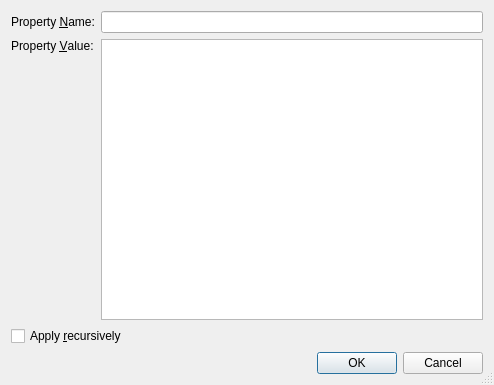
<ui version="4.0" >
 <class>SvnPropSetDialog</class>
 <widget class="QDialog" name="SvnPropSetDialog" >
  <property name="geometry" >
   <rect>
    <x>0</x>
    <y>0</y>
    <width>494</width>
    <height>385</height>
   </rect>
  </property>
  <property name="windowTitle" >
   <string>Set Subversion Property</string>
  </property>
  <property name="sizeGripEnabled" >
   <bool>true</bool>
  </property>
  <layout class="QVBoxLayout" >
   <item>
    <layout class="QGridLayout" >
     <item row="1" column="1" >
      <widget class="QTextEdit" name="propTextEdit" >
       <property name="toolTip" >
        <string>Enter text of the property</string>
       </property>
       <property name="tabChangesFocus" >
        <bool>true</bool>
       </property>
       <property name="acceptRichText" >
        <bool>false</bool>
       </property>
      </widget>
     </item>
     <item row="0" column="0" >
      <widget class="QLabel" name="textLabel1" >
       <property name="text" >
        <string>Property &amp;Name:</string>
       </property>
       <property name="buddy" >
        <cstring>propNameEdit</cstring>
       </property>
      </widget>
     </item>
     <item row="0" column="1" >
      <widget class="QLineEdit" name="propNameEdit" >
       <property name="toolTip" >
        <string>Enter the name of the property to be set</string>
       </property>
      </widget>
     </item>
     <item row="2" column="0" colspan="2" >
      <widget class="QCheckBox" name="recurseCheckBox" >
       <property name="toolTip" >
        <string>Select to apply the property recursively</string>
       </property>
       <property name="text" >
        <string>Apply &amp;recursively</string>
       </property>
      </widget>
     </item>
     <item row="1" column="0" >
      <widget class="QLabel" name="label" >
       <property name="text" >
        <string>Property &amp;Value:</string>
       </property>
       <property name="alignment" >
        <set>Qt::AlignLeading|Qt::AlignLeft|Qt::AlignTop</set>
       </property>
       <property name="buddy" >
        <cstring>propTextEdit</cstring>
       </property>
      </widget>
     </item>
    </layout>
   </item>
   <item>
    <widget class="QDialogButtonBox" name="buttonBox" >
     <property name="orientation" >
      <enum>Qt::Horizontal</enum>
     </property>
     <property name="standardButtons" >
      <set>QDialogButtonBox::Cancel|QDialogButtonBox::Ok</set>
     </property>
    </widget>
   </item>
  </layout>
 </widget>
 <pixmapfunction>qPixmapFromMimeSource</pixmapfunction>
 <tabstops>
  <tabstop>propNameEdit</tabstop>
  <tabstop>propTextEdit</tabstop>
  <tabstop>recurseCheckBox</tabstop>
 </tabstops>
 <resources/>
 <connections>
  <connection>
   <sender>buttonBox</sender>
   <signal>accepted()</signal>
   <receiver>SvnPropSetDialog</receiver>
   <slot>accept()</slot>
   <hints>
    <hint type="sourcelabel" >
     <x>28</x>
     <y>362</y>
    </hint>
    <hint type="destinationlabel" >
     <x>28</x>
     <y>386</y>
    </hint>
   </hints>
  </connection>
  <connection>
   <sender>buttonBox</sender>
   <signal>rejected()</signal>
   <receiver>SvnPropSetDialog</receiver>
   <slot>reject()</slot>
   <hints>
    <hint type="sourcelabel" >
     <x>94</x>
     <y>366</y>
    </hint>
    <hint type="destinationlabel" >
     <x>94</x>
     <y>383</y>
    </hint>
   </hints>
  </connection>
 </connections>
</ui>
